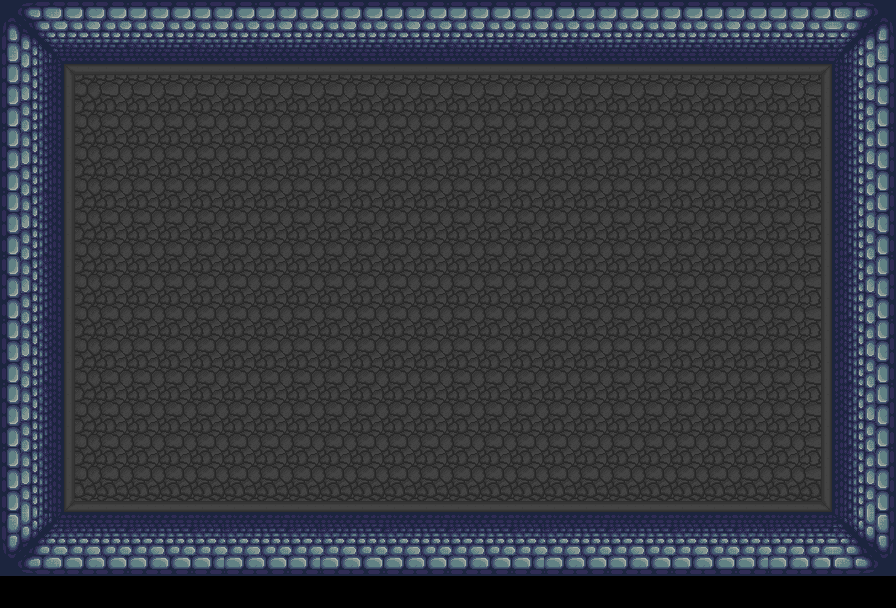

The image is a tile-based game level rendered from a .tmx file. Its description and complete source (layers, tilesets, objects, tile grids) follow:
An orthogonal 28x19 tile map with 32x32 px tiles, 2 tile layers (walls, floor), 2 tilesets.

<map version="1.0" orientation="orthogonal" width="28" height="19" tilewidth="32" tileheight="32">
 <tileset firstgid="1" name="floor" tilewidth="32" tileheight="32">
  <image source="Floor.png" width="96" height="96" />
 </tileset>
 <tileset firstgid="10" name="Walls" tilewidth="32" tileheight="32">
  <image source="Walls.png" width="192" height="192" />
 </tileset>
 <layer name="walls" width="28" height="19">
  <data encoding="csv">
10,11,12,13,12,13,12,13,12,13,12,13,12,13,12,13,12,13,12,13,12,13,12,13,12,13,14,15,
16,17,18,19,18,19,18,19,18,19,18,19,18,19,18,19,18,19,18,19,18,19,18,19,18,19,20,21,
22,23,0,0,0,0,0,0,0,0,0,0,0,0,0,0,0,0,0,0,0,0,0,0,0,0,26,27,
28,29,0,0,0,0,0,0,0,0,0,0,0,0,0,0,0,0,0,0,0,0,0,0,0,0,32,33,
22,23,0,0,0,0,0,0,0,0,0,0,0,0,0,0,0,0,0,0,0,0,0,0,0,0,26,27,
28,29,0,0,0,0,0,0,0,0,0,0,0,0,0,0,0,0,0,0,0,0,0,0,0,0,32,33,
22,23,0,0,0,0,0,0,0,0,0,0,0,0,0,0,0,0,0,0,0,0,0,0,0,0,26,27,
28,29,0,0,0,0,0,0,0,0,0,0,0,0,0,0,0,0,0,0,0,0,0,0,0,0,32,33,
22,23,0,0,0,0,0,0,0,0,0,0,0,0,0,0,0,0,0,0,0,0,0,0,0,0,26,27,
28,29,0,0,0,0,0,0,0,0,0,0,0,0,0,0,0,0,0,0,0,0,0,0,0,0,32,33,
22,23,0,0,0,0,0,0,0,0,0,0,0,0,0,0,0,0,0,0,0,0,0,0,0,0,26,27,
28,29,0,0,0,0,0,0,0,0,0,0,0,0,0,0,0,0,0,0,0,0,0,0,0,0,32,33,
22,23,0,0,0,0,0,0,0,0,0,0,0,0,0,0,0,0,0,0,0,0,0,0,0,0,26,27,
28,29,0,0,0,0,0,0,0,0,0,0,0,0,0,0,0,0,0,0,0,0,0,0,0,0,32,33,
22,23,0,0,0,0,0,0,0,0,0,0,0,0,0,0,0,0,0,0,0,0,0,0,0,0,26,27,
28,29,0,0,0,0,0,0,0,0,0,0,0,0,0,0,0,0,0,0,0,0,0,0,0,0,32,33,
34,35,36,37,36,37,36,36,37,36,36,37,36,37,36,37,36,36,37,36,37,36,37,36,36,37,38,39,
40,41,42,43,42,43,42,42,43,42,42,43,42,43,42,43,42,42,43,42,43,42,43,42,42,43,44,45,
0,0,0,0,0,0,0,0,0,0,0,0,0,0,0,0,0,0,0,0,0,0,0,0,0,0,0,0
</data>
 </layer>
 <layer name="floor" width="28" height="19">
  <data encoding="csv">
0,0,0,0,0,0,0,0,0,0,0,0,0,0,0,0,0,0,0,0,0,0,0,0,0,0,0,0,
0,0,0,0,0,0,0,0,0,0,0,0,0,0,0,0,0,0,0,0,0,0,0,0,0,0,0,0,
0,0,1,2,2,2,2,2,2,2,2,2,2,2,2,2,2,2,2,2,2,2,2,2,2,3,0,0,
0,0,4,5,5,5,5,5,5,5,5,5,5,5,5,5,5,5,5,5,5,5,5,5,5,6,0,0,
0,0,4,5,5,5,5,5,5,5,5,5,5,5,5,5,5,5,5,5,5,5,5,5,5,6,0,0,
0,0,4,5,5,5,5,5,5,5,5,5,5,5,5,5,5,5,5,5,5,5,5,5,5,6,0,0,
0,0,4,5,5,5,5,5,5,5,5,5,5,5,5,5,5,5,5,5,5,5,5,5,5,6,0,0,
0,0,4,5,5,5,5,5,5,5,5,5,5,5,5,5,5,5,5,5,5,5,5,5,5,6,0,0,
0,0,4,5,5,5,5,5,5,5,5,5,5,5,5,5,5,5,5,5,5,5,5,5,5,6,0,0,
0,0,4,5,5,5,5,5,5,5,5,5,5,5,5,5,5,5,5,5,5,5,5,5,5,6,0,0,
0,0,4,5,5,5,5,5,5,5,5,5,5,5,5,5,5,5,5,5,5,5,5,5,5,6,0,0,
0,0,4,5,5,5,5,5,5,5,5,5,5,5,5,5,5,5,5,5,5,5,5,5,5,6,0,0,
0,0,4,5,5,5,5,5,5,5,5,5,5,5,5,5,5,5,5,5,5,5,5,5,5,6,0,0,
0,0,4,5,5,5,5,5,5,5,5,5,5,5,5,5,5,5,5,5,5,5,5,5,5,6,0,0,
0,0,4,5,5,5,5,5,5,5,5,5,5,5,5,5,5,5,5,5,5,5,5,5,5,6,0,0,
0,0,7,8,8,8,8,8,8,8,8,8,8,8,8,8,8,8,8,8,8,8,8,8,8,9,0,0,
0,0,0,0,0,0,0,0,0,0,0,0,0,0,0,0,0,0,0,0,0,0,0,0,0,0,0,0,
0,0,0,0,0,0,0,0,0,0,0,0,0,0,0,0,0,0,0,0,0,0,0,0,0,0,0,0,
0,0,0,0,0,0,0,0,0,0,0,0,0,0,0,0,0,0,0,0,0,0,0,0,0,0,0,0
</data>
 </layer>
</map>